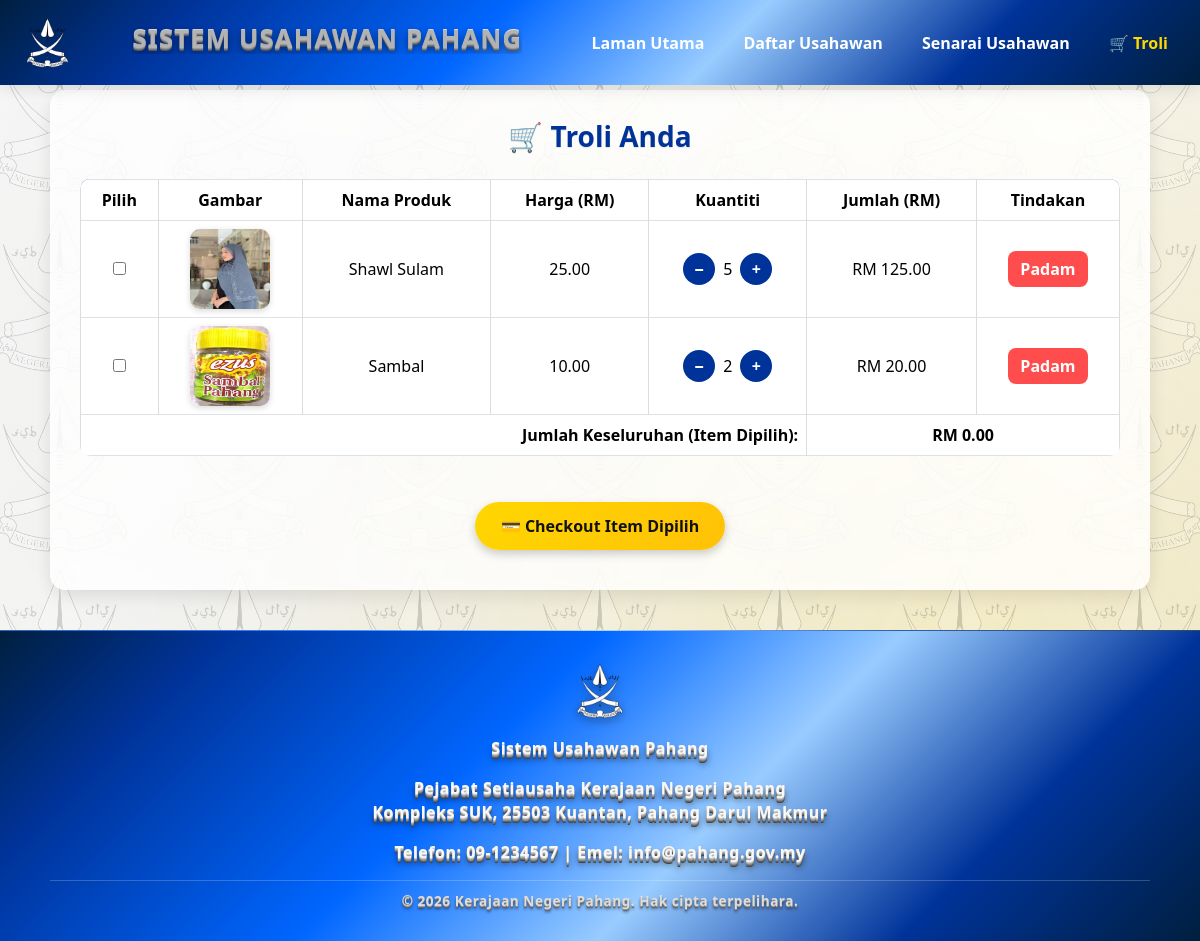
Page /cart.php (signed in) on the committed database.
### tables this page shows
CREATE TABLE `cart` (
  `id` int(11) NOT NULL,
  `usahawan_id` int(11) NOT NULL,
  `produk_id` varchar(50) NOT NULL,
  `nama_produk` varchar(255) DEFAULT NULL,
  `harga` decimal(10,2) DEFAULT NULL,
  `gambar_url` varchar(255) DEFAULT NULL,
  `kuantiti` int(11) DEFAULT 1,
  `tarikh_tambah` timestamp NOT NULL DEFAULT current_timestamp()
);

CREATE TABLE `produk` (
  `id` int(11) NOT NULL,
  `nama` varchar(160) NOT NULL,
  `harga` decimal(10,2) NOT NULL DEFAULT 0.00,
  `deskripsi` text DEFAULT NULL,
  `gambar_url` varchar(255) DEFAULT NULL,
  `lokasi` varchar(80) DEFAULT NULL,
  `stok` int(11) NOT NULL DEFAULT 0,
  `kategori_id` int(11) DEFAULT NULL,
  `usahawan_id` int(11) DEFAULT NULL
);

### cart.php (the view, shortened to what this page needs)
<?php
include "connection.php";
$user_id = $_SESSION['usahawan_id'];
$sql = "SELECT c.*, p.nama, p.harga, p.gambar_url
        FROM cart c
        JOIN produk p ON c.produk_id = p.id
        WHERE c.usahawan_id = $user_id";
$result = $conn->query($sql);
?>
<!DOCTYPE html>
<html lang="ms">
<head>
<link href="https://cdn.jsdelivr.net/npm/bootstrap@5.3.3/dist/css/bootstrap.min.css" rel="stylesheet">
</head>
<body>
<header>
  <img src="assets/img/jatapahang.png" alt="Jata Negeri Pahang" class="jata">
  <h1 class="title">Sistem Usahawan Pahang</h1>
  <nav id="navMenu">
    <a href="index.php"><strong>Laman Utama</strong></a>
    <a href="daftar.php"><strong>Daftar Usahawan</strong></a>
    <a href="senarai.php"><strong>Senarai Usahawan</strong></a>
    <a href="cart.php" class="active"><strong>🛒 Troli</strong></a>
  </nav>
</header>
<main>
  <h3>🛒 Troli Anda</h3>
  <?php if ($result && $result->num_rows > 0): ?>
  <form id="checkoutForm" method="POST" action="checkout.php">
  <div class="table-responsive">
    <table class="table table-bordered align-middle">
      <thead>
        <tr>
          <th>Pilih</th>
          <th>Gambar</th>
          <th>Nama Produk</th>
          <th>Harga (RM)</th>
          <th>Kuantiti</th>
          <th>Jumlah (RM)</th>
          <th>Tindakan</th>
        </tr>
      </thead>
      <tbody>
        <?php
        while($row = $result->fetch_assoc()):
          $subtotal = $row['harga'] * $row['kuantiti'];
        ?>
        <tr id="row<?= $row['id'] ?>"
        data-harga="<?= $row['harga'] ?>"
        data-subtotal="<?= $subtotal ?>">
  <td><input type="checkbox" name="selected_items[]" value="<?= $row['id'] ?>" onchange="updateTotal()"></td>
  <td><img src="uploads/<?= htmlspecialchars($row['gambar_url']) ?>" width="80" height="80" alt=""></td>
  <td><?= htmlspecialchars($row['nama']) ?></td>
  <td><?= number_format($row['harga'], 2) ?></td>
  <td>
  <div class="d-flex justify-content-center align-items-center gap-2">
      <button type="button" class="qty-btn" onclick="updateQty(<?= $row['id'] ?>, -1)">−</button>
      <span id="qty<?= $row['id'] ?>"><?= $row['kuantiti'] ?></span>
      <button type="button" class="qty-btn" onclick="updateQty(<?= $row['id'] ?>, 1)">+</button>
    </div>
  </td>
  <td>RM <span id="subtotal<?= $row['id'] ?>"><?= number_format($subtotal, 2) ?></span></td>
  <td><button type="button" class="delete-btn" onclick="padamItem(<?= $row['id'] ?>)">Padam</button></td>
</tr>
        <?php endwhile; ?>
        <tr style="font-weight:bold; background:#fafafa;">
  <td colspan="5" class="text-end">Jumlah Keseluruhan (Item Dipilih):</td>
  <td colspan="2">RM <span id="totalSelected">0.00</span></td>
</tr>
      </tbody>
    </table>
  </div>
  <button type="submit" class="checkout-btn">💳 Checkout Item Dipilih</button>
  </form>
  <?php else: ?>
    <p class="empty">Troli anda masih kosong.</p>
  <?php endif; ?>
</main>
<footer>
  <div class="footer-content">
    <img src="assets/img/jatapahang.png" alt="Jata Negeri Pahang">
    <p><strong>Sistem Usahawan Pahang</strong></p>
    <p>Pejabat Setiausaha Kerajaan Negeri Pahang<br>
    Kompleks SUK, 25503 Kuantan, Pahang Darul Makmur</p>
    <p>Telefon: 09-1234567 | Emel: info@pahang.gov.my</p>
    <div class="copyright">
      © <?= date("Y") ?> Kerajaan Negeri Pahang. Hak cipta terpelihara.
    </div>
  </div>
</footer>
</body>
</html>

### rows in the picture
cart: produk.gambar_url (picture), produk.nama "Shawl Sulam", produk.harga "25.00", kuantiti "5", subtotal "125.00"
cart: produk.gambar_url (picture), produk.nama "Sambal", produk.harga "10.00", kuantiti "2", subtotal "20.00"
